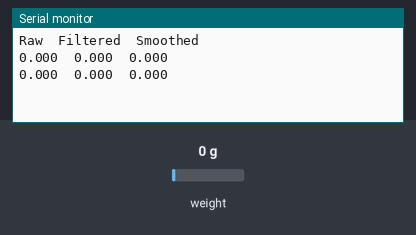
Simulated run of this sketch. Board: Arduino Uno, built with avr-gcc and run on an emulated ATmega328P. Parts: the last lines printed to the serial monitor. The test bench sets the inputs (shaded band); at power-on: weight on the scale 0 g.

Above: at 9.2 s.
9.3 s: weight on the scale set to 100 g
At 10.2 s:
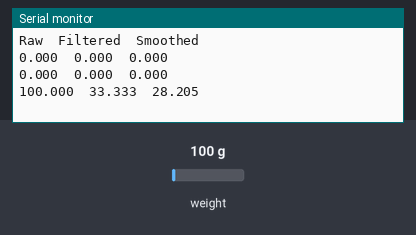
10.8 s: weight on the scale set to 1250 g
At 11.4 s:
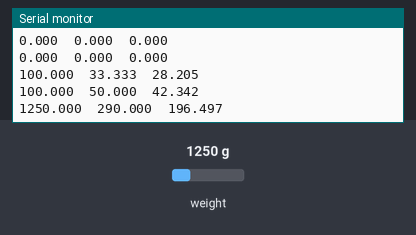
Timing chart, 0 to 13.8 s (numbered marks = the images above; inputs shaded):
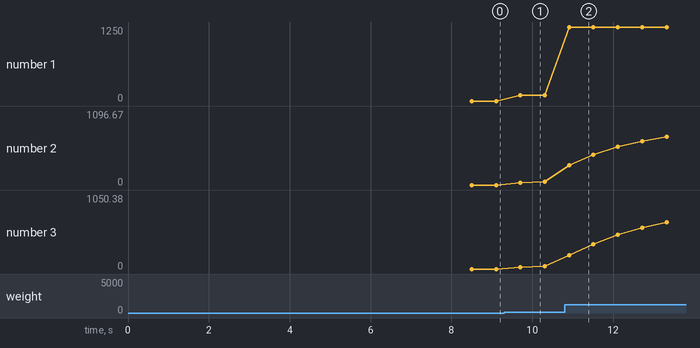

Measured:
- after the input at 9.3 s, the serial monitor: prints a new line after 0.40 s (image 1)
- after the input at 10.8 s, the serial monitor: prints a new line after 0.11 s (image 2)
- plotted number 1: 0 → 100 after the input at 9.3 s, 100 → 1250 after the input at 10.8 s
- plotted number 2: 0 → 50 after the input at 9.3 s, 50 → 1096.67 after the input at 10.8 s
- plotted number 3: 0 → 42.34 after the input at 9.3 s, 42.34 → 1050.38 after the input at 10.8 s

The sketch:

KF_code.ino
```cpp
#include "HX711.h"

#define DOUT  13
#define CLK   12

HX711 scale;

// Kalman filter variables
double x = 0.0;
double P = 1e4;
double Q = 1e-5;
double R = pow(0.5, 2);
double last_measurement = 0.0;
double some_threshold = 2.0;

// Moving average variables
#define WINDOW_SIZE 15
double readings[WINDOW_SIZE] = {0};  // initialize to zero
int idx = 0;  // <-- renamed from 'index'
int count = 0;
double total = 0.0;

double movingAverage(double newValue) {
  total -= readings[idx];
  readings[idx] = newValue;
  total += newValue;
  idx = (idx + 1) % WINDOW_SIZE;

  if (count < WINDOW_SIZE) count++;

  return total / count;
}

void setup() {
  Serial.begin(115200);
  scale.begin(DOUT, CLK);
  scale.set_scale(283.507);  // Set your calibration factor here
  delay(5000);
  scale.tare();
  delay(2000);

  // Print header for Serial Plotter
  Serial.println("Raw\tFiltered\tSmoothed");
}

void loop() {
  if (scale.is_ready()) {
    double z = scale.get_units(5);
    double delta_z = fabs(z - last_measurement);
    last_measurement = z;

    // Step 1: Apply moving average on raw measurement first
    double ma_value = movingAverage(z);

    // Step 2: Adjust Kalman filter parameters dynamically based on MA value changes
    double delta_ma = fabs(ma_value - x);  // difference from last filtered state
    if (delta_ma > some_threshold) {
      Q = 1e-2;
      R = pow(0.1, 2);
    } else {
      Q = 1e-5;
      R = pow(0.3, 2);
    }

    // Step 3: Kalman filter equations on the moving averaged value
    double x_pred = x;
    double P_pred = P + Q;
    double K = P_pred / (P_pred + R);
    x = x_pred + K * (ma_value - x_pred);
    P = (1.0 - K) * P_pred;

    // Print: Raw, Moving Average, Kalman Filtered
    Serial.print(z, 3);      // Raw
    Serial.print("\t");
    Serial.print(ma_value, 3);  // Moving Average smoothed
    Serial.print("\t");
    Serial.println(x, 3);    // Kalman Filtered

  } else {
    Serial.println("0\t0\t0");
  }

  delay(100);  // 10 Hz
}
```
